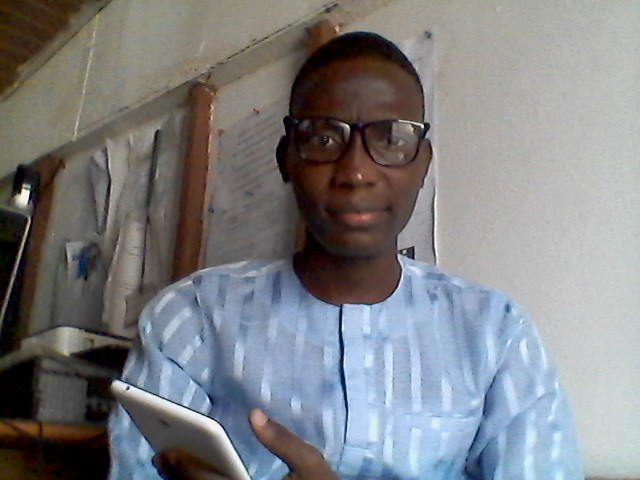
#> input picture L2.VideoCapture/photo.png, 640 x 480 px
$ python script11.py
#> lines starting #> are read from the running program, lines starting #| are printed output that depends on the picture
import cv2
import numpy as np
img = cv2.imread("photo.png")
#> img is the input picture: shape (480, 640, 3); mean B, G, R 130.3, 127.6, 126.5

imgHor = np.hstack((img,img))
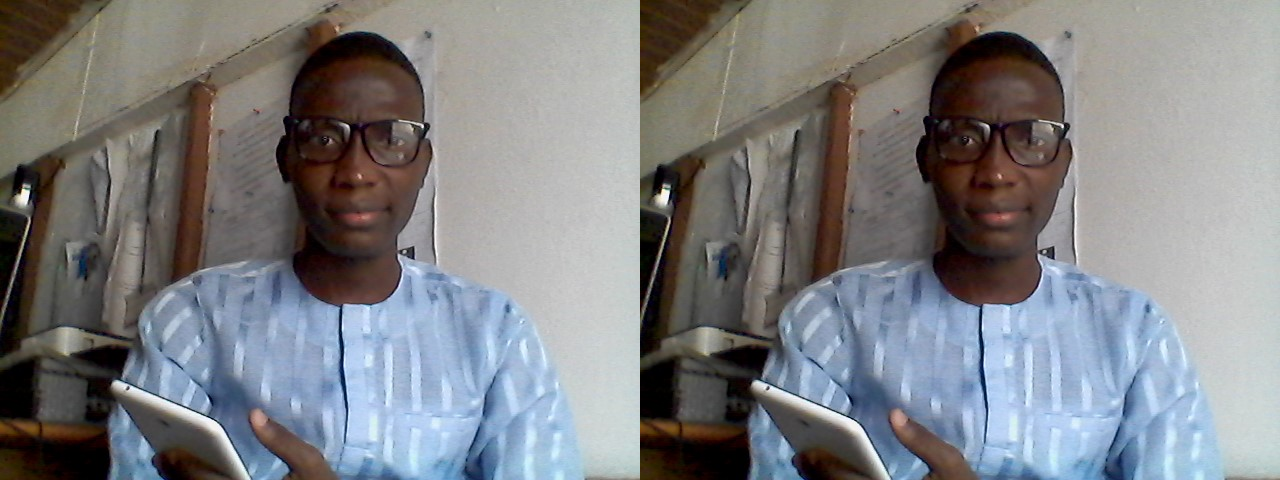
#> imgHor: shape (480, 1280, 3); mean B, G, R 130.3, 127.6, 126.5

cv2.imshow("Horizontal",imgHor)

cv2.waitKey(0)

$ run again, with L2.VideoCapture/SAMUEL-OLOYE.png copied over L2.VideoCapture/photo.png
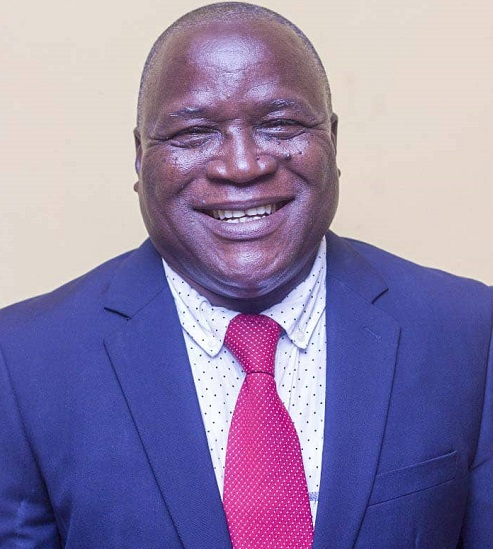
#> input picture L2.VideoCapture/SAMUEL-OLOYE.png, 493 x 549 px
#> img is the input picture: shape (549, 493, 3); mean B, G, R 168.5, 129.7, 143.4
#> `imgHor = np.hstack((img,img))`:
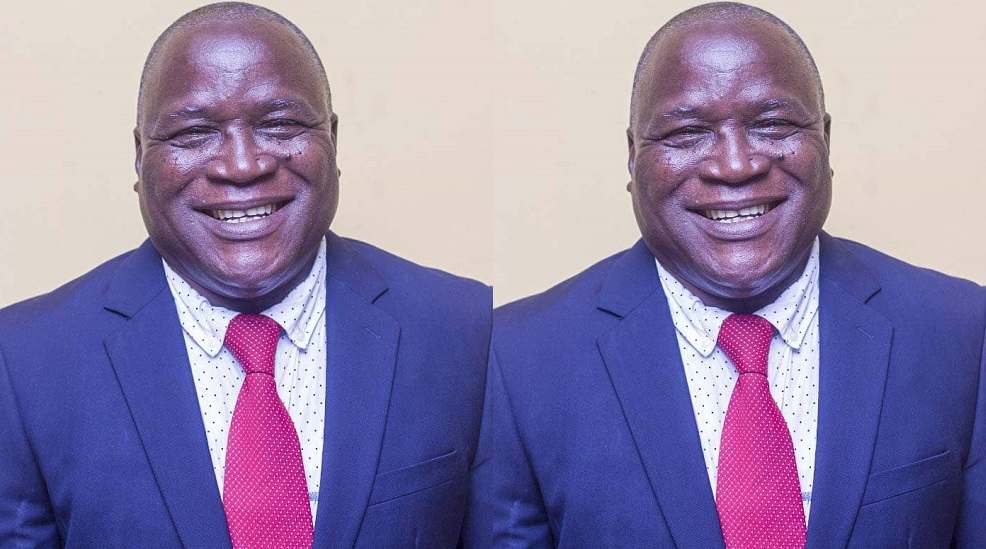
#> imgHor: shape (549, 986, 3); mean B, G, R 168.5, 129.7, 143.4
